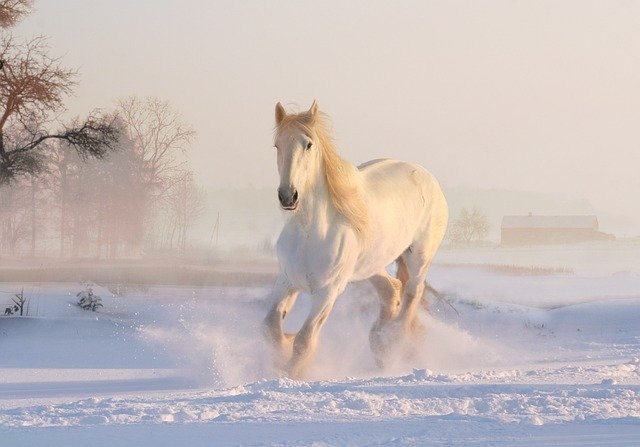
#> input picture image.jpg, 640 x 447 px
$ python main.py
#> lines starting #> are read from the running program, lines starting #| are printed output that depends on the picture
import cv2
import sys

# imread : 画像ファイルを読み込んで、多次元配列(numpy.ndarray)にする。
# imreadについて : https://kuroro.blog/python/wqh9VIEmRXS4ZAA7C4wd/
# 第一引数 : 画像のファイルパス
# 戻り値 : 行 x 列 x 色の三次元配列(numpy.ndarray)が返される。
img = cv2.imread("image.jpg")
#> img is the input picture: shape (447, 640, 3); mean B, G, R 186.3, 187.6, 197.6
img2 = cv2.imread("mask.png")
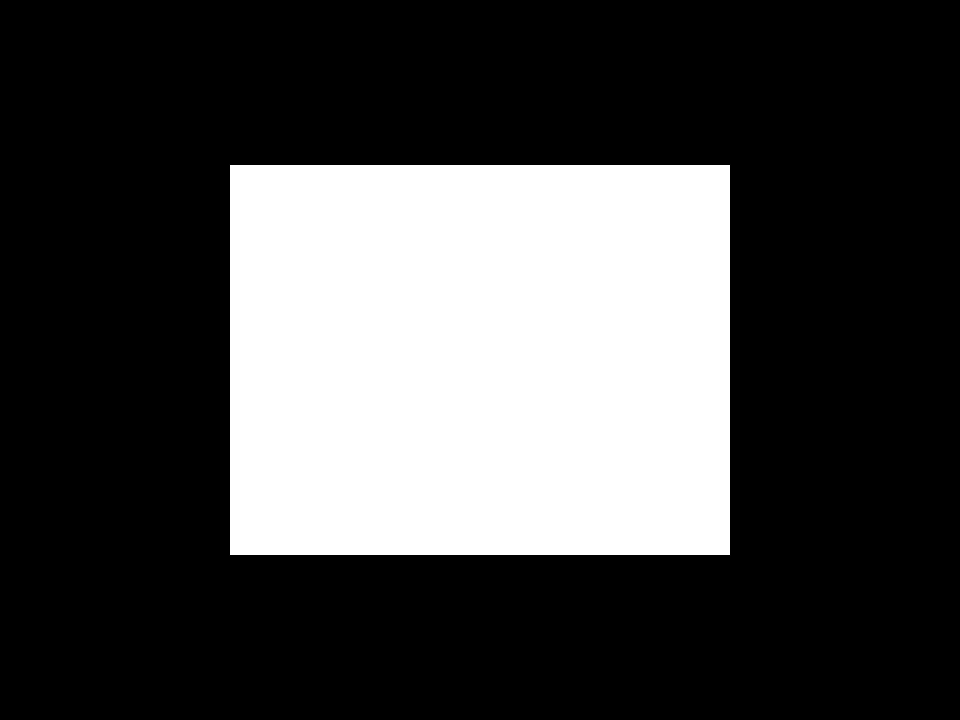
#> input picture mask.png, 960 x 720 px
#> img2 is the input picture: shape (720, 960, 3); min 0, max 255, mean 71.9

# 画像ファイルが正常に読み込めなかった場合、プログラムを終了する。
if img is None:
    sys.exit("Could not read the image.")

# 画像ファイルが正常に読み込めなかった場合、プログラムを終了する。
if img2 is None:
    sys.exit("Could not read the image.")

# 画像サイズを合わせるために、調整する。
# ※ 今回imgの画像が640x447だったため、(640, 447)とする。
# resizeについて : https://kuroro.blog/python/KznX7CJ9axPuNSYBQN6m/
img2 = cv2.resize(img2, (640, 447))
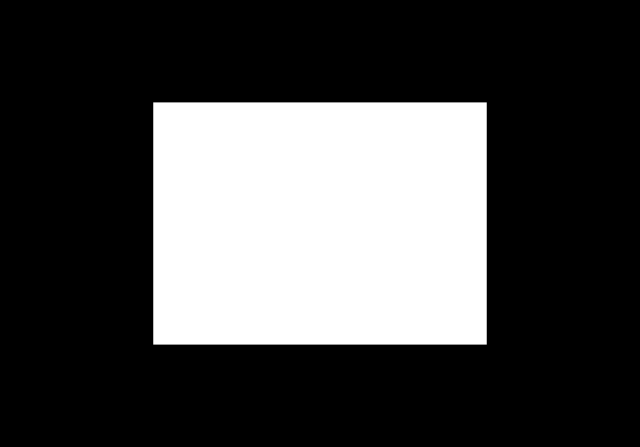
#> img2: shape (447, 640, 3); min 0, max 255, mean 72

print(type(img))
#| <class 'numpy.ndarray'>
print(img.shape)
#| (447, 640, 3)
print(type(img2))
#| <class 'numpy.ndarray'>
print(img2.shape)
#| (447, 640, 3)

# bitwise_and関数 : 元画像をマスク(覆い隠す)するために利用する関数

# 第一引数(必須) : 多次元配列(numpy.ndarray)
# 第二引数(必須) : 多次元配列(numpy.ndarray)
# 戻り値 : 多次元配列(numpy.ndarray)
output = cv2.bitwise_and(img, img2)
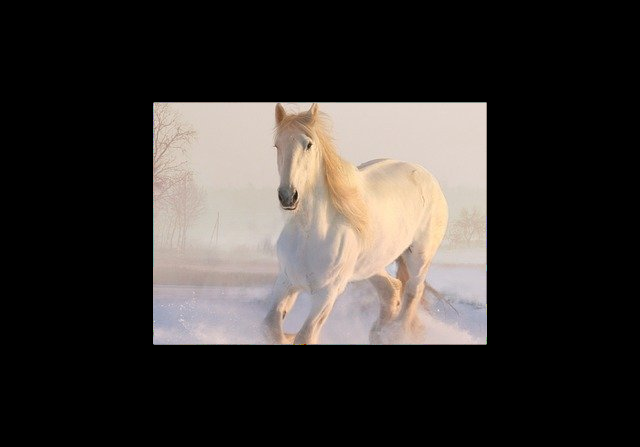
#> output: shape (447, 640, 3); mean B, G, R 50.1, 53.1, 57.8

# imwrite : 画像の保存を行う関数
# 第一引数 : 保存先の画像ファイル名
# 第二引数 : 多次元配列(numpy.ndarray)
# <第二引数の例>
# [
# [
# [234 237 228]
# ...
# [202 209 194]
# ]
# [
# [10 27 16]
# ...
# [36 67 46]
# ]
# [
# [34 51 40]
# ...
# [50 81 60]
# ]
# ]
# imwriteについて : https://kuroro.blog/python/i0tNE1Mp8aEz8Z7n6Ggg/
cv2.imwrite('output.jpg', output)
